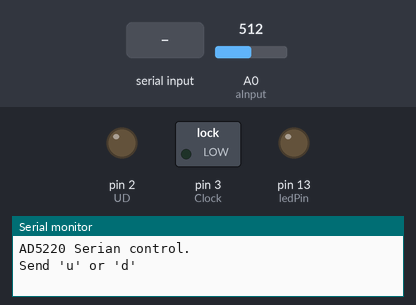
Bench run of a sketch on a simulated Arduino Uno, built with avr-gcc and run on an emulated ATmega328P. Parts: switched loads named in the sketch (green lamp = pin HIGH), output pins drawn as LEDs (lit = HIGH), the last lines printed to the serial monitor. The test bench sets the inputs (shaded band); at power-on: A0 (aInput) = 512.

Above: at 1.2 s.
1.3 s: "d" received over Serial
At 1.45 s:
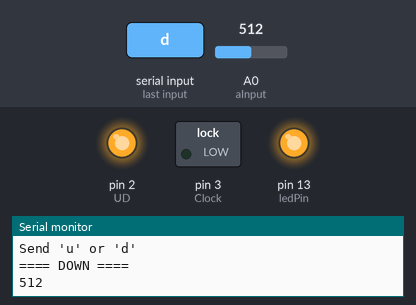
At 2.1 s:
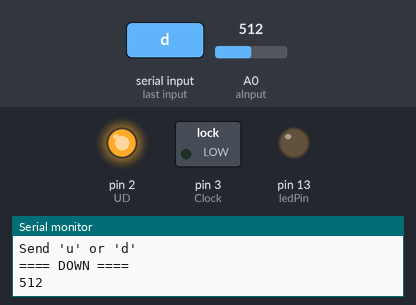
3.0 s: "u" received over Serial
At 3.4 s:
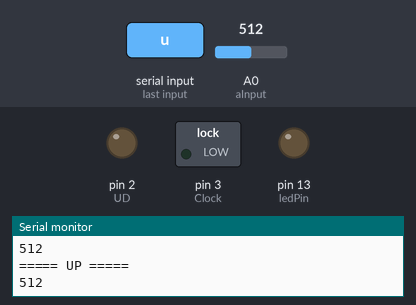
Timing chart, 0 to 6.0 s (numbered marks = the images above; inputs shaded):
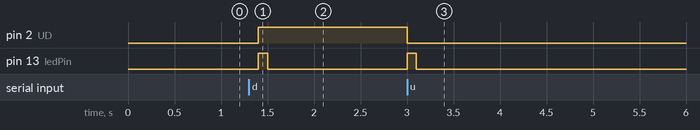

The sketch:

ad5220test.ino
```cpp
#define UD     2
#define Clock  3
#define ledPin 13
#define aInput 0

int buttonState1 = 0;
int buttonState2 = 0;

void setup() {
  Serial.begin(9600);

  pinMode(ledPin, OUTPUT);
  pinMode(UD, OUTPUT);
  pinMode(Clock, OUTPUT);

  Serial.println("AD5220 Serian control.");
  Serial.println("Send 'u' or 'd'");

}

void loop(){

  if (Serial.available() > 0) {

    int incomingByte = Serial.read();

    if (incomingByte == 'd') {
      digitalWrite(ledPin, HIGH);
//      for(int i=0; i<100; i++)
      upVolume();
      Serial.println("==== DOWN ====");
      analogInPrint();
    }

    else if (incomingByte == 'u') {
      digitalWrite(ledPin, HIGH);
//      for(int i=0; i<100; i++)
      downVolume();
      Serial.println("===== UP =====");
      analogInPrint();
    }
  }

  delay(100);
  digitalWrite(ledPin, LOW);

}

void analogInPrint(){
  int val = analogRead(aInput);
  Serial.println(val);
}

void upVolume(){
  digitalWrite(Clock, HIGH);
  digitalWrite(UD, HIGH);
  digitalWrite(Clock, LOW);
}

void downVolume(){
  digitalWrite(Clock, HIGH);
  digitalWrite(UD, LOW);
  digitalWrite(Clock, LOW);
}
```

Measured:
- after the input at 1.3 s, pin 2 (UD): LOW → HIGH after 0.10 s; pin 13 (ledPin): LOW → HIGH after 0.10 s, → LOW 0.10 s later
- after the input at 3.0 s, pin 2 (UD): HIGH → LOW at once; pin 13 (ledPin): LOW → HIGH at once, → LOW 0.10 s later
